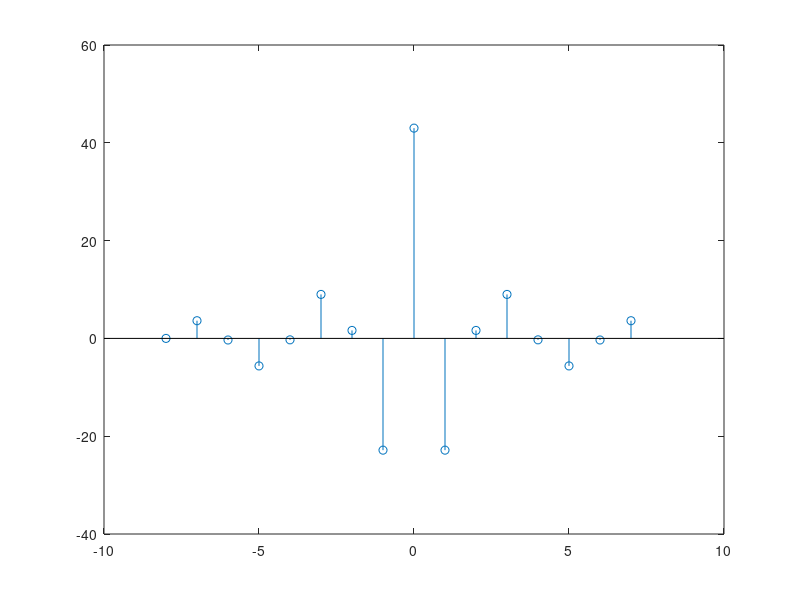
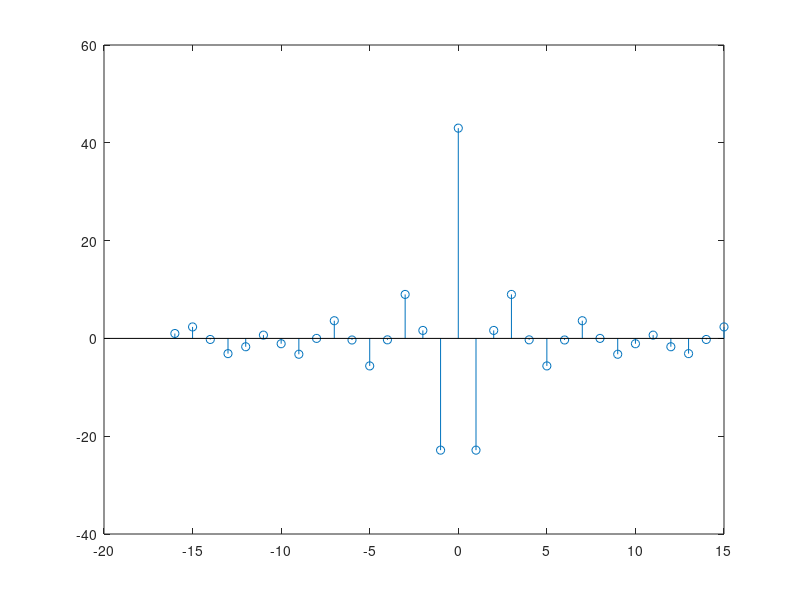
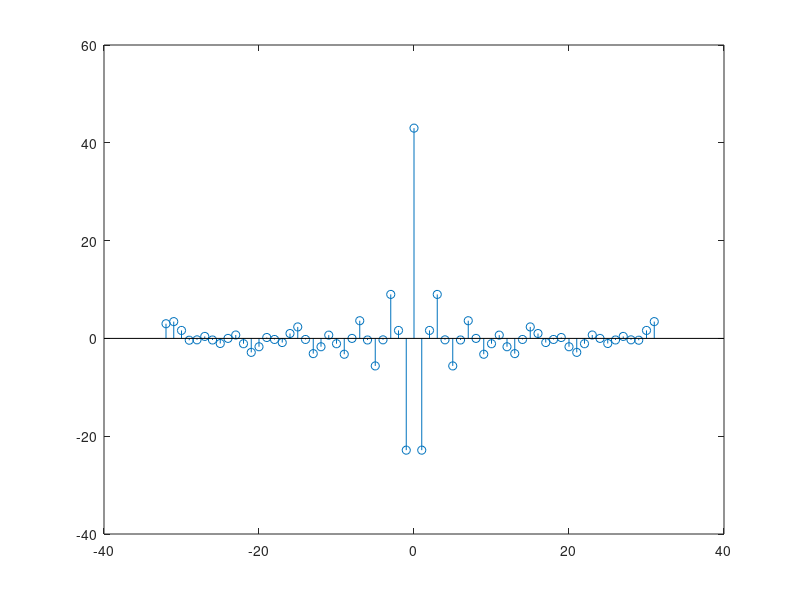
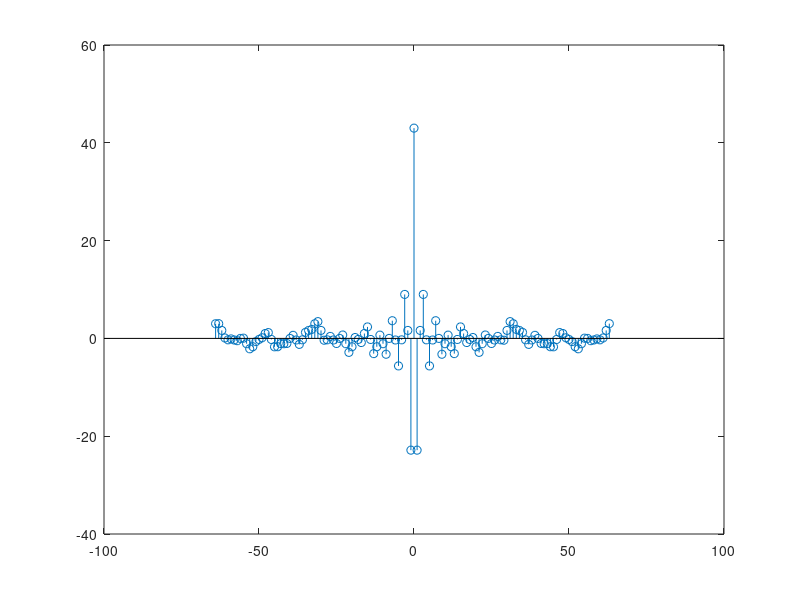

These figures' MATLAB source, in order:
f1=figure;
L1=16;
n1=[-L1/2:1:L1/2-1];
%signal x[n]
x1= -40*(sinc(n1/2))+cos(pi*n1/16)+cos(pi*n1/8)+cos(pi*n1/4);
%value of x[n], when n=0, so x[0]:
x1(L1/2+1)=80+x1(L1/2+1);
stem(n1, x1);

f2=figure;
L2=32;
n2=[-L2/2:1:L2/2-1];
%signal x[n]
x2= -40*(sinc(n2/2))+cos(pi*n2/16)+cos(pi*n2/8)+cos(pi*n2/4);
%value of x[n], when n=0, so x[0]:
x2(L2/2+1)=80+x2(L2/2+1);
stem(n2, x2);

f3=figure;
L3=64;
n3=[-L3/2:1:L3/2-1];
%signal x[n]
x3= -40*(sinc(n3/2))+cos(pi*n3/16)+cos(pi*n3/8)+cos(pi*n3/4);
%value of x[n], when n=0, so x[0]:
x3(L3/2+1)=80+x3(L3/2+1);
stem(n3, x3);

f4=figure;
L4=128;
n4=[-L4/2:1:L4/2-1];
%signal x[n]
x4= -40*(sinc(n4/2))+cos(pi*n4/16)+cos(pi*n4/8)+cos(pi*n4/4);
%value of x[n], when n=0, so x[0]:
x4(L4/2+1)=80+x4(L4/2+1);
stem(n4, x4);